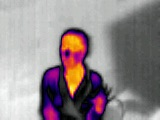
#> input picture data/image/IMG_12.JPEG, 160 x 120 px, found by its file name
$ python classifier.py   (Python 2 division)   (older library calls are emulated)
#> lines starting #> are read from the running program, lines starting #| are printed output that depends on the picture
import os
import cv2
import numpy as np
from sklearn import svm
from sklearn import linear_model, datasets
from sklearn.grid_search import GridSearchCV

# input image file path
image_dir = "./reference"
input_files = ['IMG_12.JPEG', 'IMG_15.JPEG', 'IMG_17.JPEG',
               'IMG_20.JPEG', 'IMG_22.JPEG', 'IMG_25.JPEG',
                'IMG_26.JPEG', 'IMG_28.JPEG']
rates_from_user = [1, 2, 5,
                   2.5, 2.5, 4.5,
                   2, 4]

# open cv face recognition training set file
haarcascade_xml = 'haarcascade_frontalface_default.xml'
faceCascade = cv2.CascadeClassifier(haarcascade_xml)

enum = 0
for input_file in input_files:
    # loop over input image files

    # read a jpeg file and store data in bgr array
    file_path = os.path.join(image_dir, input_file)
    image = cv2.imread(file_path)
#> image is the input picture: shape (120, 160, 3); mean B, G, R 138.6, 135.2, 146.1

    height, width = image.shape[:2]
#> height = 120; width = 160
    # image data to resize a face image to original image size
    square = height if width > height else width
#> square = 120

    gray = cv2.cvtColor(image, cv2.COLOR_BGR2GRAY)
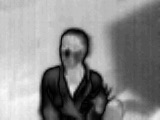
#> gray: shape (120, 160); min 0, max 249, mean 138.7

    cv2.imshow("Face", gray)
    cv2.waitKey(0)

    for scale in np.arange(1.01, 1.5, 0.01):
        # try different parameters over files.
        # stop trying other parameters when it finds a face

        faces = faceCascade.detectMultiScale(
            image,
            scaleFactor=scale,
            minNeighbors=1,
            minSize=(10, 10),
            flags=cv2.cv.CV_HAAR_SCALE_IMAGE
        )

        # assume that there is only one face
        if len(faces) == 1:

            # show original image
            cv2.imshow("Face", gray)
            # cv2.waitKey(0)
            print "file: {0}, scale: {1}, faces: {2}".format(file_path, scale, len(faces))
            print "hit the space on the picture."

            # mark face by green rectangle
            (x, y, w, h) = faces[0]
            orig_face_therm = image[y:y+h, x:x+w]
            orig_face_gray = gray[y:y+h, x:x+w]

            cv2.rectangle(gray, (x, y), (x+w, y+h), (0, 255, 0), 2)
            cv2.imshow("Face", gray)

            # To make all faces have same size, we resize the face image as big as the original image size
            res = cv2.resize(orig_face_gray,(square, square), interpolation = cv2.INTER_CUBIC)

            X = np.reshape(res, -1)

            print rates_from_user[enum]
            Y = np.array([rates_from_user[enum]])
            enum = enum + 1
            # cv2.waitKey(0)
            regr = linear_model.LinearRegression()

#> (the run stopped early here; a loop or call above may not have finished)
